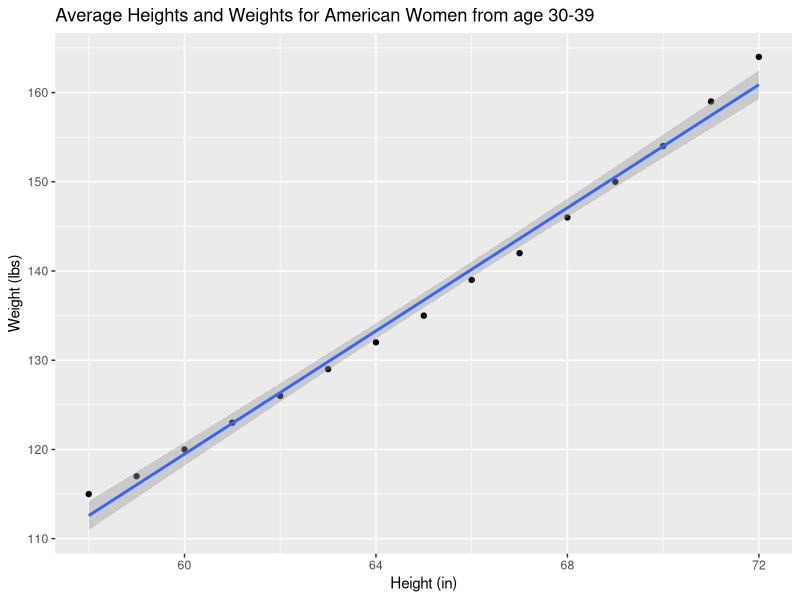
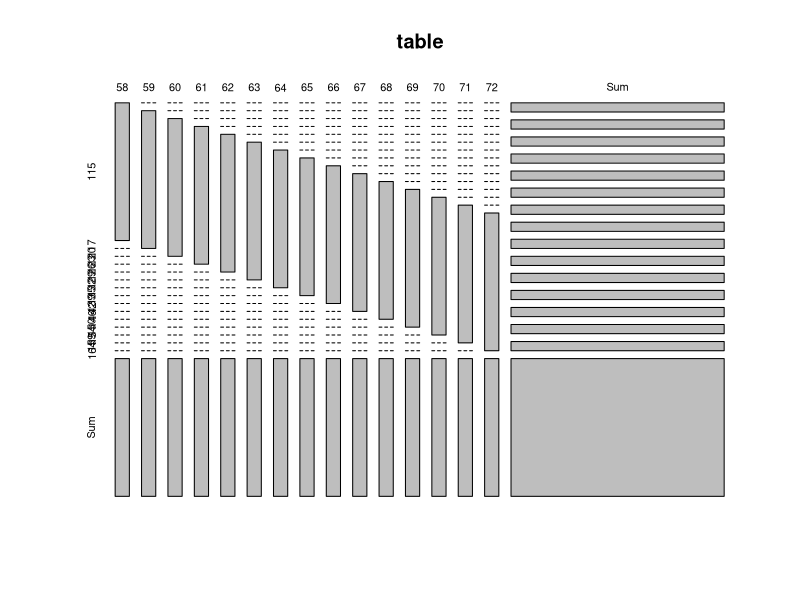
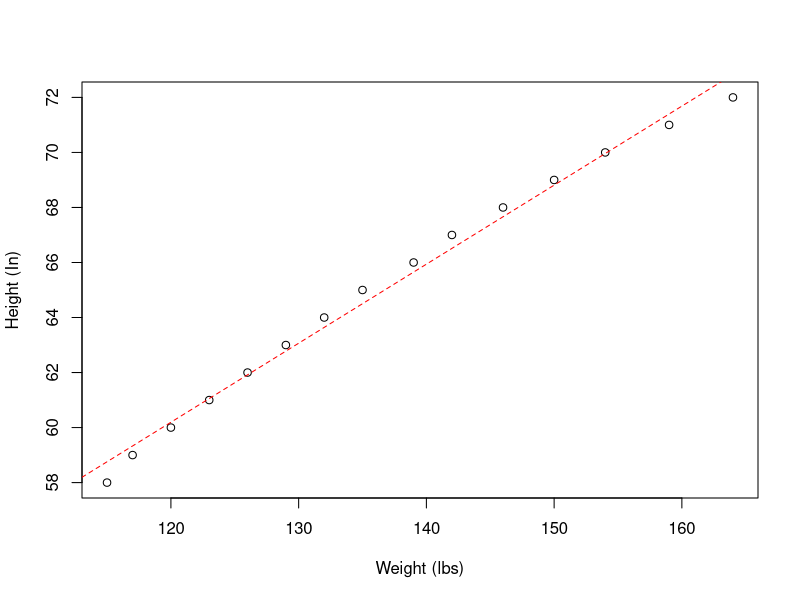
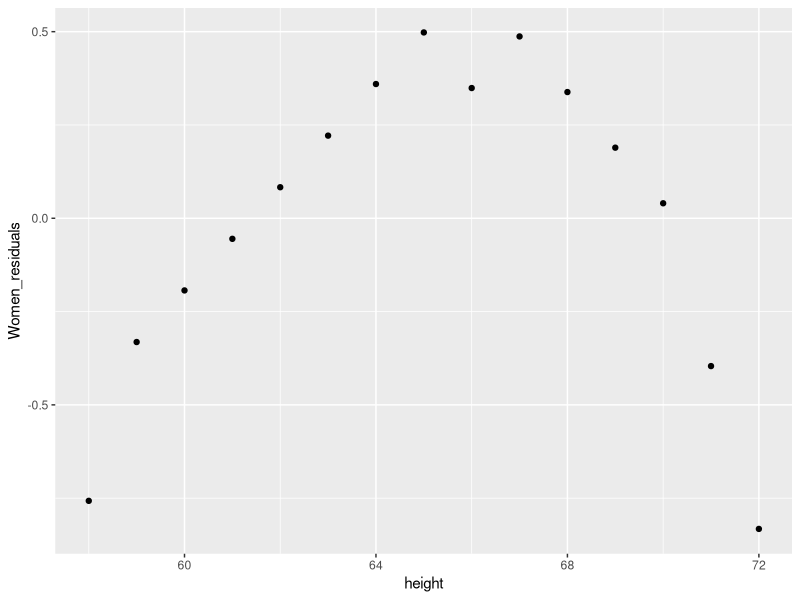

Generate these figures, in order, with R:
# Statistical Methods 2022

library(ggplot2)

data("women") # Loading dataset

head(women) # Seeing what is in this data, two variables Heights and Weights.

View(women) # Viewing women dataset. Observation of 15 and two variable Height and Weight.
# (it's about individuals from a sample not whole population but some women in a study and 
# variable that characteristic have individual been measured from statistician's perspective)

help(women)  # For more information about women data.
# It's about Average Heights and Weights for American Women.
# Heights "in" and Weight "lbs" and it's 15 women from age 30 to 39.

df <- data.frame(women) # Making women dataset to a dataframe so i can use function

df # showing the data frame in console, 1-15 women with 15 different heights and weights.

# plotting women dataframe x with height and y with weight, geom_smooth lm making line with formula 'y ~ x' 

gg <- ggplot(df, aes(x=height, y=weight)) +
  geom_point() +
  labs( x = "Height (in)", y = "Weight (lbs)", title = "Average Heights and Weights for American Women from age 30-39") +
  geom_smooth(method = "lm", se = T ) # using formula = 'y ~ x' also know as least-squares regression line

# showing the plot

print(gg)

table <- addmargins(table(df$height, df$weight)) #table #two way table from this data frame.

print(table) #view table.

plot(table) # visualization of the table.

# with table i can see categorical variable and its frequency as as output. 
# 1 count for each variable. 

# Question, 
# what is the prediction that a women weight more, when she is taller? 
# What is Correlation and coefficient of determination with those two variable and what is the min mean and max value of each variable?

# It's a Linear correlation, the more x gets lager (height) then y also increase (weight)
# It's very close to the point so a perfect linear correlation with visualization.
# The correlation line goes up so it's a positive correlation, also strong!
# With this visualization i can confirm its strong positive correlation. 

cor(df$height, df$weight) #the correlation between two variables.

cor(df$height, df$weight) # correlation quantitative analyze use the $ to pick what variable I want to analyze but this data has only two so the cor(df) works fine! 
# The correlation is 0.995 so very strong! # its very strong correlation close to 1.
# 0 mean there is no linear correlation and with 1 it's very strong the max value.
# The formula for correlation  coefficient
# r = (n * (sumX * sumY) - (sumX) * (sumY) ) / sqrt( [n * sumX^2 - (sumX)^2 ] * [n * sumY^2 - (sumY)^2¨ ] )
# OUTCOME : 0.9954948 = 99,5%

#  Least squares line equationn 
model <- lm(formula = height~weight, data=df)

# Least squares line equation.
# where a = ŷ - b*x(hat) b i slope and a is intercept.
# ŷ = b*x + a, where b = (n * sumX * sumY) - (sumX) * (sumY) ) / (n * sumX^2 - (sumX)^2)
# a = ¯y- b*¯x
# ŷ = 25.7234557 + 0.2872492x that is the equation for the least-squares regression.

model # showing the model in the console. # Call: lm(formula = height ~ weight, data = df) y = 25.7235 + 0.2872..x

summary(model) #summary of the model

# The multiple R-squared r^2 is very close to 1
# Coefficient of Determination
summary(model)$r.squared # 0.991
# r-squared or r^2 measure a value from 0 to 1, where a value of 1 show a perfect fit. 
# 99,1 % dependent variable is predicted by the independent variable.
# the intercept and slope by using coef() function.
# the r^2 or called coefficient of determination show what is the predicted outcome it will happen in the future with those variable.
# with 0.991 or 99,1 % is very more likely it would happens when a women is taller the more she would weight are very likely the outcome!
# formula # r = (n * (sumX * sumY) - (sumX) * (sumY) ) / sqrt( [n * sumX^2 - (sumX)^2 ] * [n * sumY^2 - (sumY)^2¨ ] )
# when r^2 = 1 - ( the sum regression of squared / total sum of squares) 

coef(model) 

# the intercept 25.7235 and slope 0.2872..x

a <- coef(model)[1] # picking 1 variable 
b <- coef(model)[2] # picking the 2 variable


# ploting women and adding least-squares regression line to this plot.

p <- plot(df$weight, df$height,
          xlab = "Weight (lbs)",
          ylab = "Height (In)")
abline(a = coef(model)[1],
       b = coef(model)[2],
       lty = 2,
       col = "red")

# residual is the point from the model line show how far away, 
# its very small from each other it shows much strong east-squares line equation.
# Residuals:
# Min       1Q   Median       3Q      Max 
# -0.83233 -0.26249  0.08314  0.34353  0.49790 

Women_residuals <- model$residuals
plotres <- ggplot(df, aes(x=height, y=Women_residuals)) + geom_point()
plotres

min(df$height) # getting the minimum of height
min(df$weight) # getting the minimum of weight

median(df$height) # getting the median of height
median(df$weight) # getting the median of weight
# median is the middle of a sorted list of numbers which is 65 and 135 for those 2 variables. 
# (n + 1) ÷ 2th n = number of data the middle value in an ordered data set.
# Median is the 50 % of the data.

max(df$height) # getting the maximum of height
max(df$weight) # getting the maximum of weight

mean(df$height) # getting the average of height 
mean(df$weight) # getting the average of weight
# Mean = (the sum of all values / divided by n = number of data)

mode(df$height) # getting the most repeated value 
mode(df$weight) # getting the most repeated value 
# outcome numeric cause it only show 1 per variable so no mode in this dataset.
# mode function will pick the most repeated value. 

# making weight and height to own function also unlisting those variables so it works for function as "quantile".

weight_unlist <- unlist(df$weight)
height_unlist <- unlist(df$height)

# This will show me first value and middle value and max on the whole dataset with height and weight together
# So same as min, median and max. because 0% is the first element and 50% is the middle of the element and 100% is the max of the element.

quantile(weight_unlist, probs = data.frame(0,.5,1)) # The 0 percentile is 115 lbs in the 1st quartile percentile and 50th percentile the half is 135 lbs in the 2rd quartile/ 3rd quantile the median and 100 th the max percentile are 164 lbs 4th quantile
quantile(height_unlist, probs = data.frame(0,.5,1)) # The 0 percentile is 58 in is the 1 st quartile and 50th percentile the half is 65 in the 2rd quartile/ 3rd quantile the median and 100 th the max percentile are 72 in 4th quantile

summary(df) # summary of the data set in height minimum are 58 median 65 and maximum value 72 lbs.
# For weight minimum are 115 median 135 and maximum 164 in.
# With this summary function it also show min 1 st quardile, median, mena 3rd quartile, max

# With the final analyze we can say the more a women weight the taller she is with this prediction of 99.1% of the times. It's a Linear correlation, the more x gets lager (height) then y also increases (weight). It's very close to the point so a perfect linear correlation with visualization and with the output in R. The correlation line goes up so it's a positive correlation, also strong! With this visualization and calculation, I can confirm its strong positive correlation and coefficient of determination.  
  